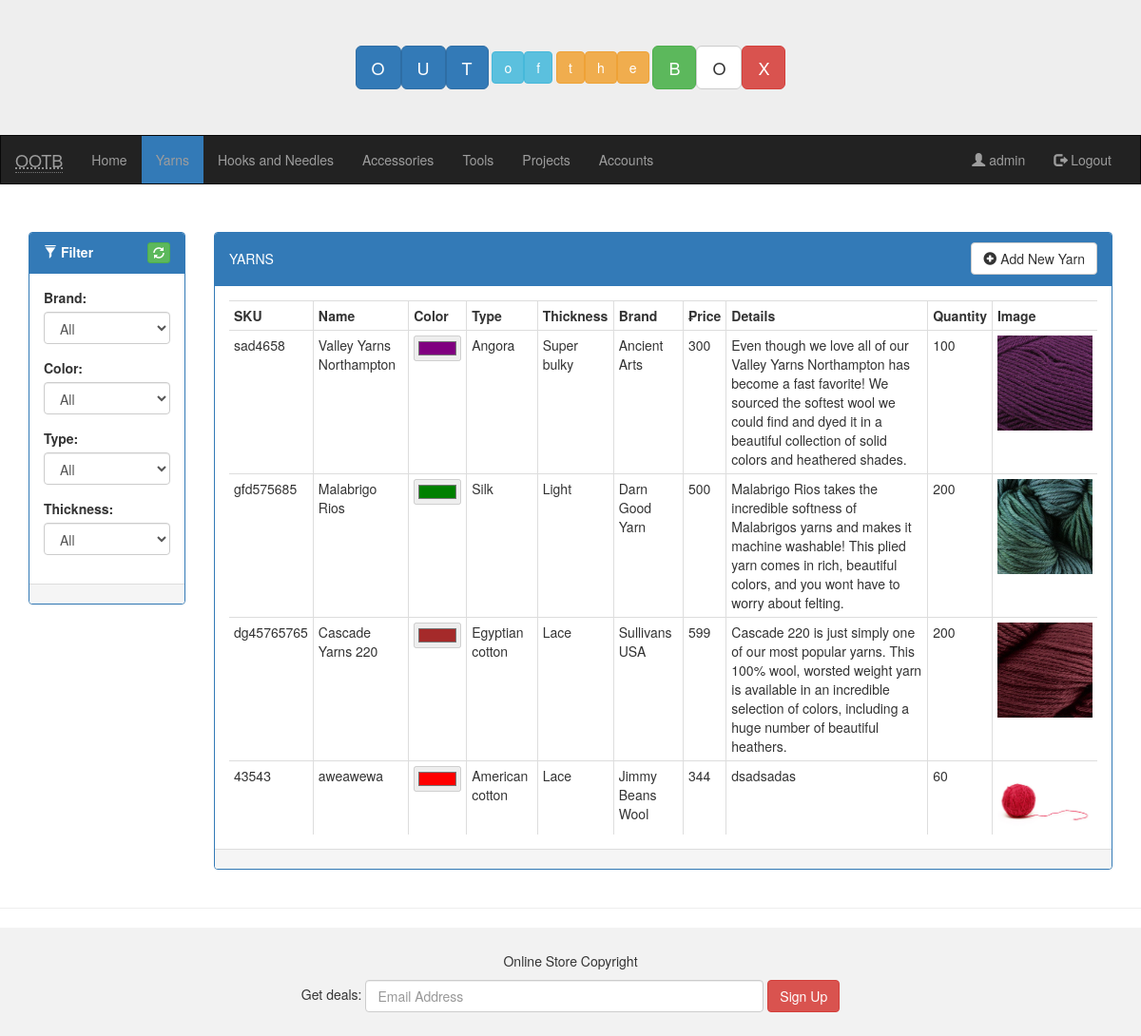
The page /ootb/admin/yarns/index.php (signed in) on the database its author committed.
### tables this page shows
CREATE TABLE `ootb_products` (
  `product_id` int(11) NOT NULL,
  `product_sku` varchar(100) NOT NULL,
  `product_name` varchar(250) NOT NULL,
  `product_color` varchar(250) NOT NULL,
  `product_style` varchar(250) NOT NULL,
  `product_thickness` varchar(250) NOT NULL,
  `product_brand` varchar(250) NOT NULL,
  `product_details` varchar(1000) NOT NULL,
  `product_quantity` varchar(250) NOT NULL,
  `product_price` varchar(250) NOT NULL,
  `product_image` varchar(1000) NOT NULL
);

CREATE TABLE `ootb_colors` (
  `id` int(11) NOT NULL,
  `color_name` varchar(50) NOT NULL,
  `code` varchar(50) NOT NULL
);

### ootb/admin/yarns/index.php (the view, shortened to what this page needs)
<!DOCTYPE html>
<html lang="en">
<?php
 include("../../include/db.php");
  ?>
<head>
  <link rel="stylesheet" href="https://maxcdn.bootstrapcdn.com/bootstrap/3.3.7/css/bootstrap.min.css">
</head>
<body>
<div class="jumbotron">
  <div class="container text-center">
    <?php include('../../include/header.php'); ?>
  </div>
</div>
<nav class="navbar navbar-inverse">
  <div class="container-fluid">
    <div class="navbar-header">
      <a class="navbar-brand" href="#"><abbr title="Out of the Box">OOTB</abbr></a>
    </div>
    <div class="collapse navbar-collapse" id="myNavbar">
      <ul class="nav navbar-nav">
        <li><a href="../">Home</a></li>
        <li class="bg-primary"><a href="#">Yarns</a></li>
        <li><a href="../hooks_needles">Hooks and Needles</a></li>
        <li><a href="../accessories">Accessories</a></li>
        <li><a href="../tools">Tools</a></li>
        <li><a href="../projects">Projects</a></li>
        <li><a href="../accounts">Accounts</a></li>
      </ul>
      <ul class="nav navbar-nav navbar-right">
        <li><a href="#admin"><span class="glyphicon glyphicon-user"></span> <?php echo $_SESSION['login_user']; ?></a></li>
        <li>
          <a href="../../include/logout_exe.php">
          <span class="glyphicon glyphicon-log-out"></span>
           Logout
           </a>
         </li>
      </ul>
    </div>
  </div>
</nav>
<div class="container">
  <div class="row">
    <div class="col-sm-2">
            <div class="panel panel-primary">
              <div class="panel-heading">
                <div class="row">
                      <div class="col-sm-8"><b><span class="glyphicon glyphicon-filter"></span> Filter</b></div>
                      <div class="col-sm-4"><a href="http://localhost/ootb/admin/yarns/" class="btn btn-xs btn-success pull-right"><span class="glyphicon glyphicon-refresh"></span></a></div>
                 </div>
              </div>
              <div class="panel-body table-responsive">
                <form>
                  <div class="form-group">
                     <label for="filter_brand">Brand:</label>
                    <select class="form-control filteryarn" id="filter_brand">
                      <option value="all">All</option>
                    </select>
                  </div>
                  <div class="form-group">
                     <label for="filter_color">Color:</label>
                  <select class="form-control filteryarn" id="filter_color">
                      <option value="all">All</option>
                    </select>
                  </div>
                  <div class="form-group">
                     <label for="filter_color">Type:</label>
                    <select class="form-control filteryarn" id="filter_type">
                      <option value="all">All</option>
                    </select>
                  </div>
                  <div class="form-group">
                     <label for="filter_color">Thickness:</label>
                    <select class="form-control filteryarn" id="filter_thickness">
                      <option value="all">All</option>
                    </select>
                  </div>
                </form>
              </div>
              <div class="panel-footer"></div>
            </div>
    </div>
    <div class="col-sm-10">
      <div class="panel panel-primary">
        <div class="panel-heading">
        <div class="row">
            <div class="col-sm-6">
               <h5>YARNS</h5>
            </div>
            <div class="col-sm-6">
                <button type="button" class="btn btn-default pull-right" data-toggle="modal" data-target="#myModal3" data-backdrop="static"><span class="glyphicon glyphicon-plus-sign"></span> Add New Yarn</button>
            </div>
        </div>
        </div>
        <div class="panel-body table-responsive">
          <table class="table table-condensed table-hover table-bordered">
            <tr>
              <th>SKU</th>
              <th>Name</th>
              <th>Color</th>
              <th>Type</th>
              <th>Thickness</th>
              <th>Brand</th>
              <th>&#8369rice </th>
              <th>Details</th>
              <th>Quantity</th>
              <th>Image</th>
            </tr>
                          <?php
                    if (isset($_GET['Filter'])) {
                        if ($_GET['brand'] == "all") {
                        $pbrand = "";
                        }else{
                        $pbrand = $_GET['brand'];
                        }
                        if ($_GET['color'] == "all") {
                        $pcolor = "";
                        }else{
                        $pcolor = $_GET['color'];
                        }
                        if ($_GET['type'] == "all") {
                        $ptype = "";
                        }else{
                        $ptype = $_GET['type'];
                        }
                        if ($_GET['thickness']== "all") {
                        $pthickness = "";
                        }else{
                        $pthickness = $_GET['thickness'];
                        }
                        $typequery = mysqli_query($con,"SELECT * FROM `ootb_products` WHERE product_brand LIKE'%$pbrand%' AND product_color LIKE'%$pcolor%' AND product_style LIKE'%$ptype%' AND product_thickness LIKE'%$pthickness%'");
                    }else{
                            $typequery = mysqli_query($con,"SELECT * FROM `ootb_products`");
                    }
                            while ($row = mysqli_fetch_assoc($typequery)) { ?>
                            <tr data-toggle="modal" data-target="#myModaledit" class="medit" data-backdrop="static"
                             data-id="<?php echo $row['product_id']; ?>" data-sku="<?php echo $row['product_sku']; ?>" data-name="<?php echo $row['product_name']; ?>" data-color="<?php echo $row['product_color']; ?>" data-style="<?php echo $row['product_style']; ?>" data-thickness="<?php echo $row['product_thickness']; ?>" data-brand="<?php echo $row['product_brand']; ?>" data-price="<?php echo $row['product_price']; ?>" data-quantity="<?php echo $row['product_quantity']; ?>" data-details="<?php echo $row['product_details']; ?>" data-image="<?php echo $row['product_image']; ?>">
                            <td><?php echo $row['product_sku']; ?></td>
                            <td><?php echo $row['product_name']; ?></td>
                            <td>
                            <?php
                                $xxx = $row['product_color'];
                                $cquery = mysqli_query($con,"SELECT * FROM `ootb_colors` WHERE color_name ='$xxx'");
                                $xcolor = mysqli_fetch_assoc($cquery);
                             ?>
                            <input type="color" value="<?php echo $xcolor['code'];  ?>" disabled/>
                            </td>
                            <td><?php echo $row['product_style']; ?></td>
                            <td><?php echo $row['product_thickness']; ?></td>
                            <td><?php echo $row['product_brand']; ?></td>
                            <td><?php echo $row['product_price']; ?></td>
                            <td><?php echo $row['product_details']; ?></td>
                            <td><?php echo $row['product_quantity']; ?></td>
                            <td>
                                <img src="../../images/<?php echo $row['product_image']; ?>" width="100px">
                            </td>
                            </tr>
                          <?php  }
                           ?>
          </table>
        </div>
        <div class="panel-footer"></div>
      </div>
    </div>
  </div>
</div>
<hr/>
<footer class="container-fluid text-center">
  <p>Online Store Copyright</p>
  <form class="form-inline">Get deals:
    <input type="email" class="form-control" size="50" placeholder="Email Address">
    <button type="button" class="btn btn-danger">Sign Up</button>
  </form>
</footer>
</body>
</html>

### ootb/admin/yarns/index.php (style rules this page uses)
.navbar { margin-bottom: 50px; border-radius: 0; }
.jumbotron { margin-bottom: 0; }
footer { background-color: #f2f2f2; padding: 25px; }

### rows shown on the page
ootb_products: product_sku "sad4658", product_name "Valley Yarns Northampton", code "#800080", product_style "Angora", product_thickness "Super bulky", product_brand "Ancient Arts", product_price "300", product_details "Even though we love all of our Valley Yarns Northampton has become a fast favorite! We sourced the softest wool we could find and dyed it in a beautiful collection of solid colors and heathered shades.", product_quantity "100", product_image (picture)
ootb_products: product_sku "gfd575685", product_name "Malabrigo Rios", code "#008000", product_style "Silk", product_thickness "Light", product_brand "Darn Good Yarn", product_price "500", product_details "Malabrigo Rios takes the incredible softness of Malabrigos yarns and makes it machine washable! This plied yarn comes in rich, beautiful colors, and you wont have to worry about felting.", product_quantity "200", product_image (picture)
ootb_products: product_sku "dg45765765", product_name "Cascade Yarns 220", code "#a52a2a", product_style "Egyptian cotton", product_thickness "Lace", product_brand "Sullivans USA", product_price "599", product_details "Cascade 220 is just simply one of our most popular yarns. This 100% wool, worsted weight yarn is available in an incredible selection of colors, including a huge number of beautiful heathers.", product_quantity "200", product_image (picture)
ootb_products: product_sku "43543", product_name "aweawewa", code "#ff0000", product_style "American cotton", product_thickness "Lace", product_brand "Jimmy Beans Wool", product_price "344", product_details "dsadsadas", product_quantity "60", product_image (picture)

### other values the page prints
$_SESSION['login_user'] "admin"
